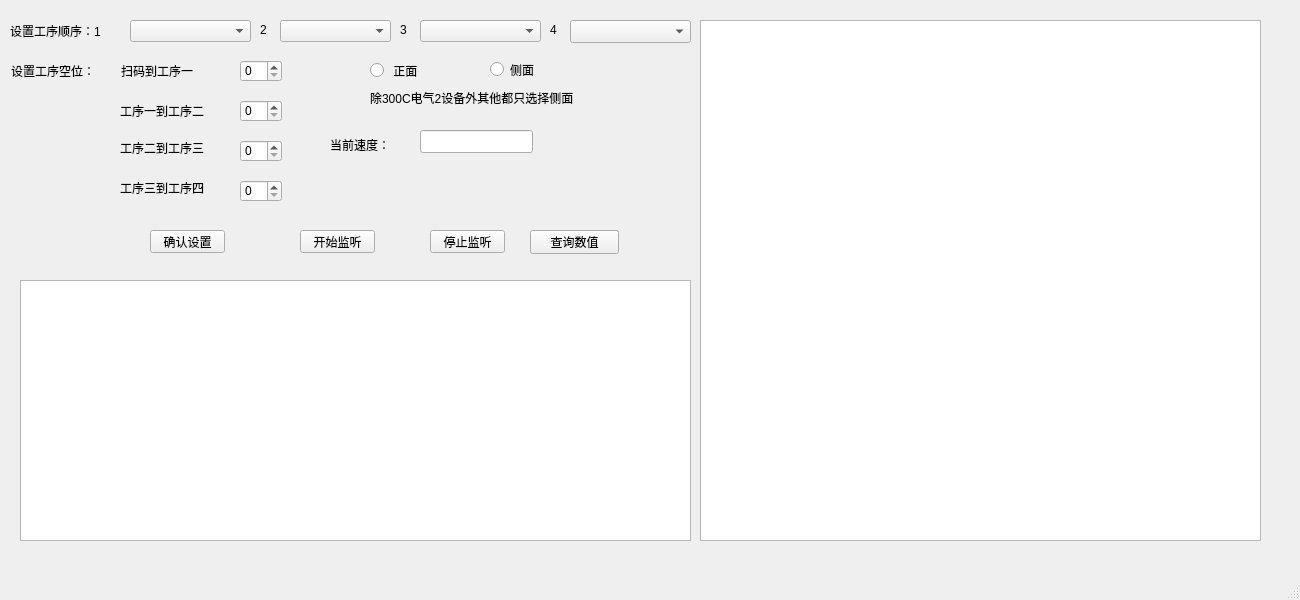
<?xml version="1.0" encoding="UTF-8"?>
<ui version="4.0">
 <class>MainWindow</class>
 <widget class="QMainWindow" name="MainWindow">
  <property name="geometry">
   <rect>
    <x>0</x>
    <y>0</y>
    <width>1300</width>
    <height>600</height>
   </rect>
  </property>
  <property name="minimumSize">
   <size>
    <width>1300</width>
    <height>600</height>
   </size>
  </property>
  <property name="maximumSize">
   <size>
    <width>1300</width>
    <height>600</height>
   </size>
  </property>
  <property name="windowTitle">
   <string>MainWindow</string>
  </property>
  <widget class="QWidget" name="centralwidget">
   <widget class="QPushButton" name="pushButton">
    <property name="geometry">
     <rect>
      <x>300</x>
      <y>230</y>
      <width>75</width>
      <height>23</height>
     </rect>
    </property>
    <property name="text">
     <string>开始监听</string>
    </property>
   </widget>
   <widget class="QPushButton" name="pushButton_2">
    <property name="geometry">
     <rect>
      <x>430</x>
      <y>230</y>
      <width>75</width>
      <height>23</height>
     </rect>
    </property>
    <property name="text">
     <string>停止监听</string>
    </property>
   </widget>
   <widget class="QTextEdit" name="textEdit">
    <property name="geometry">
     <rect>
      <x>20</x>
      <y>280</y>
      <width>671</width>
      <height>261</height>
     </rect>
    </property>
   </widget>
   <widget class="QLabel" name="label">
    <property name="geometry">
     <rect>
      <x>20</x>
      <y>550</y>
      <width>201</width>
      <height>21</height>
     </rect>
    </property>
    <property name="text">
     <string/>
    </property>
   </widget>
   <widget class="QPushButton" name="pushButton_4">
    <property name="geometry">
     <rect>
      <x>150</x>
      <y>230</y>
      <width>75</width>
      <height>23</height>
     </rect>
    </property>
    <property name="text">
     <string>确认设置</string>
    </property>
   </widget>
   <widget class="QComboBox" name="comboBox">
    <property name="geometry">
     <rect>
      <x>130</x>
      <y>20</y>
      <width>121</width>
      <height>22</height>
     </rect>
    </property>
   </widget>
   <widget class="QComboBox" name="comboBox_2">
    <property name="geometry">
     <rect>
      <x>280</x>
      <y>20</y>
      <width>111</width>
      <height>22</height>
     </rect>
    </property>
   </widget>
   <widget class="QTextEdit" name="textEdit_2">
    <property name="geometry">
     <rect>
      <x>700</x>
      <y>20</y>
      <width>561</width>
      <height>521</height>
     </rect>
    </property>
    <property name="minimumSize">
     <size>
      <width>0</width>
      <height>0</height>
     </size>
    </property>
    <property name="maximumSize">
     <size>
      <width>1100</width>
      <height>600</height>
     </size>
    </property>
    <property name="font">
     <font>
      <family>隶书</family>
      <pointsize>11</pointsize>
     </font>
    </property>
   </widget>
   <widget class="QComboBox" name="comboBox_3">
    <property name="geometry">
     <rect>
      <x>420</x>
      <y>20</y>
      <width>121</width>
      <height>22</height>
     </rect>
    </property>
   </widget>
   <widget class="QLabel" name="label_3">
    <property name="geometry">
     <rect>
      <x>10</x>
      <y>20</y>
      <width>111</width>
      <height>21</height>
     </rect>
    </property>
    <property name="text">
     <string>设置工序顺序：1</string>
    </property>
   </widget>
   <widget class="QLabel" name="label_4">
    <property name="geometry">
     <rect>
      <x>11</x>
      <y>60</y>
      <width>101</width>
      <height>21</height>
     </rect>
    </property>
    <property name="text">
     <string>设置工序空位：</string>
    </property>
   </widget>
   <widget class="QLabel" name="label_5">
    <property name="geometry">
     <rect>
      <x>260</x>
      <y>20</y>
      <width>20</width>
      <height>20</height>
     </rect>
    </property>
    <property name="text">
     <string>2</string>
    </property>
   </widget>
   <widget class="QLabel" name="label_6">
    <property name="geometry">
     <rect>
      <x>400</x>
      <y>20</y>
      <width>20</width>
      <height>20</height>
     </rect>
    </property>
    <property name="text">
     <string>3</string>
    </property>
   </widget>
   <widget class="QRadioButton" name="radioButton">
    <property name="geometry">
     <rect>
      <x>370</x>
      <y>60</y>
      <width>121</width>
      <height>21</height>
     </rect>
    </property>
    <property name="text">
     <string> 正面</string>
    </property>
   </widget>
   <widget class="QRadioButton" name="radioButton_2">
    <property name="geometry">
     <rect>
      <x>490</x>
      <y>60</y>
      <width>115</width>
      <height>19</height>
     </rect>
    </property>
    <property name="text">
     <string>侧面</string>
    </property>
   </widget>
   <widget class="QSpinBox" name="spinBox">
    <property name="geometry">
     <rect>
      <x>240</x>
      <y>60</y>
      <width>42</width>
      <height>22</height>
     </rect>
    </property>
   </widget>
   <widget class="QSpinBox" name="spinBox_2">
    <property name="geometry">
     <rect>
      <x>240</x>
      <y>100</y>
      <width>42</width>
      <height>22</height>
     </rect>
    </property>
   </widget>
   <widget class="QSpinBox" name="spinBox_3">
    <property name="geometry">
     <rect>
      <x>240</x>
      <y>140</y>
      <width>42</width>
      <height>22</height>
     </rect>
    </property>
   </widget>
   <widget class="QLabel" name="label_8">
    <property name="geometry">
     <rect>
      <x>121</x>
      <y>60</y>
      <width>91</width>
      <height>21</height>
     </rect>
    </property>
    <property name="text">
     <string>扫码到工序一</string>
    </property>
   </widget>
   <widget class="QLabel" name="label_9">
    <property name="geometry">
     <rect>
      <x>120</x>
      <y>100</y>
      <width>111</width>
      <height>21</height>
     </rect>
    </property>
    <property name="text">
     <string>工序一到工序二</string>
    </property>
   </widget>
   <widget class="QLabel" name="label_16">
    <property name="geometry">
     <rect>
      <x>120</x>
      <y>140</y>
      <width>111</width>
      <height>16</height>
     </rect>
    </property>
    <property name="text">
     <string>工序二到工序三</string>
    </property>
   </widget>
   <widget class="QPushButton" name="pushButton_3">
    <property name="geometry">
     <rect>
      <x>530</x>
      <y>230</y>
      <width>89</width>
      <height>24</height>
     </rect>
    </property>
    <property name="text">
     <string>查询数值</string>
    </property>
   </widget>
   <widget class="QLabel" name="label_2">
    <property name="geometry">
     <rect>
      <x>330</x>
      <y>134</y>
      <width>72</width>
      <height>21</height>
     </rect>
    </property>
    <property name="text">
     <string>当前速度：</string>
    </property>
   </widget>
   <widget class="QLineEdit" name="lineEdit">
    <property name="geometry">
     <rect>
      <x>420</x>
      <y>130</y>
      <width>113</width>
      <height>23</height>
     </rect>
    </property>
   </widget>
   <widget class="QComboBox" name="comboBox_5">
    <property name="geometry">
     <rect>
      <x>570</x>
      <y>20</y>
      <width>121</width>
      <height>23</height>
     </rect>
    </property>
   </widget>
   <widget class="QLabel" name="label_11">
    <property name="geometry">
     <rect>
      <x>550</x>
      <y>20</y>
      <width>20</width>
      <height>20</height>
     </rect>
    </property>
    <property name="text">
     <string>4</string>
    </property>
   </widget>
   <widget class="QSpinBox" name="spinBox_4">
    <property name="geometry">
     <rect>
      <x>240</x>
      <y>180</y>
      <width>42</width>
      <height>22</height>
     </rect>
    </property>
   </widget>
   <widget class="QLabel" name="label_17">
    <property name="geometry">
     <rect>
      <x>120</x>
      <y>180</y>
      <width>111</width>
      <height>16</height>
     </rect>
    </property>
    <property name="text">
     <string>工序三到工序四</string>
    </property>
   </widget>
   <widget class="QLabel" name="label_7">
    <property name="geometry">
     <rect>
      <x>370</x>
      <y>90</y>
      <width>271</width>
      <height>16</height>
     </rect>
    </property>
    <property name="text">
     <string>除300C电气2设备外其他都只选择侧面</string>
    </property>
   </widget>
  </widget>
  <widget class="QMenuBar" name="menubar">
   <property name="geometry">
    <rect>
     <x>0</x>
     <y>0</y>
     <width>1300</width>
     <height>26</height>
    </rect>
   </property>
  </widget>
  <widget class="QStatusBar" name="statusbar"/>
 </widget>
 <resources/>
 <connections/>
</ui>
